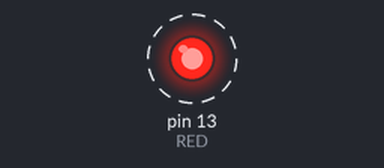
The sketch below on a simulated Arduino Uno, built with avr-gcc and run on an emulated ATmega328P. Parts: output pins drawn as LEDs (lit = HIGH). Dashed ring = blinking.

Above: at 0.5 s.
Timing chart, 0 to 4.6 s (numbered marks = the images above):
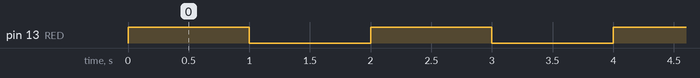

The sketch:

blinking_led_breadboard.ino
```cpp
/*
  This program blinks pin 13 of the Arduino (the
  built-in LED).

  Both the red LED on the breadboard and the built-in LED should
  blink in sync.
*/

const int RED = 13; // this is a better way to label pins
// as seen before, pin 13 is also called LED_BUILTIN

void setup()
{
  pinMode(RED, OUTPUT);
}

void loop()
{
  // turn the LED on (HIGH is the voltage level)
  digitalWrite(RED, HIGH);
  delay(1000); // Wait for 1000 millisecond(s) or 1 second
  // turn the LED off by making the voltage LOW
  digitalWrite(RED, LOW);
  delay(1000); // Wait for 1000 millisecond(s)
}

// Try modifying the delay time to 3 seconds. 
```

Measured:
- by itself, pin 13 (RED): alternates HIGH for 1.0 s and LOW for 1.0 s
